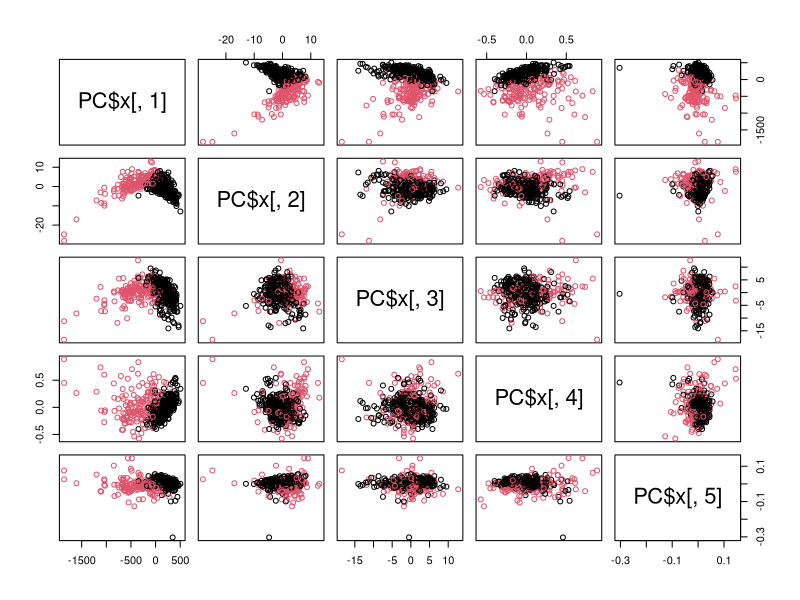

Write R code to recreate this figure.
library(MASS)
library(class)

########################################################
# Read data
Data = read.table("BreastCancerDataTrain.txt", header=TRUE)

# First five PCA-components
PC <- prcomp(Data[,-1])

# Function to calculate correctly classified patients
correctly_classified <- function(DataSet, prediction){
  correct = 0
  for (i in 1:length(as.data.frame(t(DataSet)))){
    if (prediction[i] == DataSet$Diagnosis[i]){
      correct = correct + 1
    }
  }
  return(correct/length(DataSet$Diagnosis))
}

########################################################
# 1.1 Visualization
pdf('pairwisePlot.pdf')
# red is manignent
labels <- (Data$Diagnosis == "M")+1
pairs(~PC$x[,1]+PC$x[,2]+PC$x[,3]+PC$x[,4]+PC$x[,5], col=labels)
dev.off()

########################################################
# 1.2 Linear Discriminant Analysis
lda_all <- lda(Data$Diagnosis ~ ., data=Data[,-1])
classifier_lda <- function(NewData, lda){
  return(predict(lda, NewData)$class)
}
print("Ratio for Linear Discriminant Analysis: ")
print(correctly_classified(Data, classifier_lda(Data, lda_all)))
print("-----------------------------------")

########################################################
# 1.3 Logistic Regression
# get binary data
diagnosis_bin <- array(0, dim=c(length(Data$Diagnosis),1))
for (i in 1:length(diagnosis_bin)){
  if (Data$Diagnosis[i] == "B"){
    diagnosis_bin[i] = 0
  } else {
    diagnosis_bin[i] = 1
  }
}
logreg_all <- glm(diagnosis_bin ~ ., family=binomial(link = "logit"), data=Data[,-1])
# Classifier
classifier_lr <- function(NewData, logreg){
  coeff <- logreg$coefficients
  pred_M <- array(0, dim=c(1,length(NewData)))
  for (i in 1:length(NewData)){
    prob_M = 1 / (1 + exp(-(coeff[1] + (NewData$radius)*coeff[2] + (NewData$texture)*coeff[3] + (NewData$perimeter)*coeff[4] + (NewData$area)*coeff[5] + (NewData$smoothness)*coeff[6] + (NewData$compactness)*coeff[7] + (NewData$concavity)*coeff[8] + (NewData$concave.points)*coeff[9] + (NewData$symmetry)*coeff[10] + (NewData$fractal.dimension)*coeff[11])))
    for (i in 1:length(prob_M)){
      if (prob_M[i] > .5){
        pred_M[i] = 'M'
      } else {
        pred_M[i] ='B'
      }
    }
  }
  return(pred_M)
}
print("Ratio for Logistic Regression: ")
print(correctly_classified(Data, classifier_lr(Data, logreg_all)))
print("-----------------------------------")

########################################################
# 1.4 K-Nearest Neighbors
cl = Data$Diagnosis
diagnosis_knn = knn(Data[,-1], Data[,-1], cl, k = 5)
print("Ratio for 5-Nearest-Neighbors: ")
print(correctly_classified(Data, diagnosis_knn))
print("-----------------------------------")

########################################################
# 1.5 Tuning of the knn parameter
# Dividing into training and validation set
set.seed(1234)
id_train <- sample(1:dim(Data)[1], 0.8*dim(Data)[1])
TrainData <- Data[id_train,]
ValData <- Data[-id_train,]

# Tuning
correct_tune <- array(0, dim=c(20,1))
for (i in 1:20){
  diagnosis = knn(TrainData[,-1], ValData[,-1], cl = TrainData$Diagnosis, k = i)
  correct_tune[i] = correctly_classified(ValData, diagnosis)
}
print(paste0("The largest ratio for knn in the validation run is ",max(correct_tune),"."))
print(paste0("It occured when using k = ",which.max(correct_tune),"."))
print("-----------------------------------")
# Classifier
classifier_knn <- function(NewData,KnownData,k){
  diagnosis = knn(KnownData[,-1], NewData, cl = KnownData$Diagnosis, k = k)
  return(diagnosis)
}

# 1.5 Validation
library(caret)

lda_val <- lda(TrainData$Diagnosis ~ ., data=TrainData[,-1])
compute_lda = classifier_lda(ValData,lda_val)
correctly_classified(ValData,compute_lda)

diagnosis_bin_val <- array(0, dim=c(length(TrainData$Diagnosis),1))
for (i in 1:length(diagnosis_bin_val)){
  if (TrainData$Diagnosis[i] == "B"){
    diagnosis_bin_val[i] = 0
  } else {
    diagnosis_bin_val[i] = 1
  }
}
logreg_val <- glm(diagnosis_bin_val ~ ., family=binomial(link = "logit"), data=TrainData[,-1])
compute_lr = classifier_lr(ValData, logreg_val)
correctly_classified(ValData,compute_lr)

compute_knn = classifier_knn(ValData[,-1],TrainData,which.max(correct_tune))
correctly_classified(ValData,compute_knn)

########################################################
# Use Test Data
Test = read.table("BreastCancerDataTest.txt", header=TRUE)

test_lda = classifier_lda(Test,lda_all)
correctly_classified(Test,test_lda)
test_knn = classifier_knn(Test[,-1],Data,which.max(correct_tune))
correctly_classified(Test,test_knn)
test_lr = classifier_lr(Test,logreg_all)
correctly_classified(Test,test_lr)
